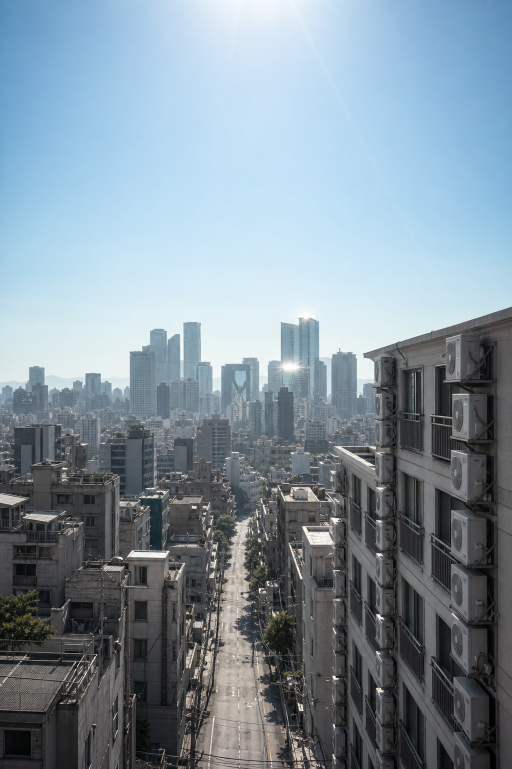
#> input picture examples/sample/assets/bg/card-02.png, 1023 x 1537 px (shown at 1/2 size)
$ python palette_extract.py ../../examples/sample/assets/bg/card-02.png
#> lines starting #> are read from the running program, lines starting #| are printed output that depends on the picture
#!/usr/bin/env python3
"""palette_extract.py — BI 이미지(로고/브랜드 가이드 스크린샷/제품 사진)에서 지배 색상 추출.

용도: card-shorts 커스텀 티어 생성(경로A, BI 인제스트)의 첫 단계.
      references/custom-tier-guide.md 경로A 절차에서 호출됨.

사용:
    python3 palette_extract.py <이미지1> [이미지2...]

출력(stdout, JSON):
{
  "dominant": ["#RRGGBB", ...]     최대 8개, 여러 이미지에 걸친 점유율 평균 내림차순
  "per_image": {
    "<파일경로>": {
      "colors": [{"hex": "#RRGGBB", "share": 0.xx}, ...]   해당 이미지 내 점유율순(최대 8)
      "extremes": [{"hex": "#RRGGBB", "type": "near_white"|"near_black", "share": 0.xx}, ...]
    }, ...
  }
}

극단 무채색(순백 근방 RGB 전 채널 >=245, 순흑 근방 전 채널 <=10)은 dominant/colors에도 포함하되
extremes에 별도 표기한다 — surface bg/hairline 후보로 그대로 오인되는 것을 막기 위함(§custom-tier-guide 경로A).

의존성: Pillow만 사용(venv에 Pillow 12 설치됨). quantize(MEDIANCUT)로 대표색 추출 후 픽셀 카운트로 점유율 산출.
"""
import json
import sys
from pathlib import Path

from PIL import Image

RESIZE_MAX = 300          # 리사이즈 후 최장변(px) — 속도용, 색 분포엔 영향 미미
QUANTIZE_COLORS = 32      # 1차 양자화 팔레트 크기(대표색 후보 폭)
TOP_N = 8                 # 이미지당/전체 상위 몇 개 색을 남길지
WHITE_THRESHOLD = 245     # 이 값 이상(RGB 전 채널)이면 near_white
BLACK_THRESHOLD = 10      # 이 값 이하(RGB 전 채널)이면 near_black


def classify_extreme(r, g, b):
    if r >= WHITE_THRESHOLD and g >= WHITE_THRESHOLD and b >= WHITE_THRESHOLD:
        return "near_white"
    if r <= BLACK_THRESHOLD and g <= BLACK_THRESHOLD and b <= BLACK_THRESHOLD:
        return "near_black"
    return None


def extract_colors(path):
    img = Image.open(path).convert("RGB")
#> img is the input picture: PIL image 1023x1537 RGB; mean R, G, B 128.1, 144, 155.2
    img.thumbnail((RESIZE_MAX, RESIZE_MAX))
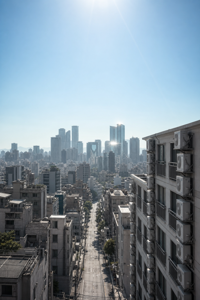
#> img: PIL image 200x300 RGB; mean R, G, B 128.3, 144.2, 155.4
    total_px = img.width * img.height
#> total_px = 60000
    if total_px == 0:
        return []

    quant = img.quantize(colors=QUANTIZE_COLORS, method=Image.MEDIANCUT)
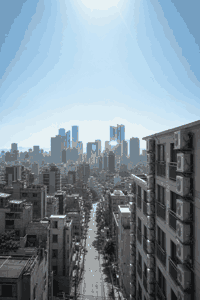
#> quant: PIL image 200x300 P; mean R, G, B 128, 144.1, 155.3
    palette = quant.getpalette()
#> palette = 96 values, max 246 at index 14, min 18 at index 93, mean 141.4
    counts = quant.getcolors(maxcolors=QUANTIZE_COLORS) or []
#> counts = 32 pairs, first value 934 to 2361, second value 0 to 31
    counts.sort(key=lambda c: -c[0])

    results = []
    for count, idx in counts[:TOP_N]:
        r, g, b = palette[idx * 3], palette[idx * 3 + 1], palette[idx * 3 + 2]
        results.append({
            "hex": "#{:02X}{:02X}{:02X}".format(r, g, b),
            "share": round(count / total_px, 4),
            "_extreme": classify_extreme(r, g, b),
        })
#> this loop made 8 passes
#> (count, idx, r, g, b) on passes 1 to 8: (2361, 7, 185, 220, 242), (2247, 20, 97, 96, 96), (2244, 14, 129, 177, 214), (2244, 18, 114, 114, 115), (2217, 1, 217, 236, 245), (2192, 3, 203, 229, 244), (2169, 24, 72, 72, 73), (2164, 9, 174, 211, 237)
#> after the loop, results = 8 items
    return results


def main():
    if len(sys.argv) < 2:
        print("사용: palette_extract.py <이미지1> [이미지2...]", file=sys.stderr)
        sys.exit(1)

    per_image = {}
    agg_share = {}   # hex -> 누적 share (이미지 수로 나눠 평균)
    n_images = 0

    for arg in sys.argv[1:]:
        path = Path(arg)
        if not path.exists():
            print(f"✗ 파일 없음: {arg}", file=sys.stderr)
            sys.exit(1)
        try:
            colors = extract_colors(path)
#> colors = 8 items
        except Exception as e:
            print(f"✗ 처리 실패 ({arg}): {e}", file=sys.stderr)
            sys.exit(1)

        n_images += 1
        extremes = [
            {"hex": c["hex"], "type": c["_extreme"], "share": c["share"]}
            for c in colors if c["_extreme"]
        ]
#> extremes = []
        per_image[str(path)] = {
            "colors": [{"hex": c["hex"], "share": c["share"]} for c in colors],
            "extremes": extremes,
        }
        for c in colors:
            agg_share[c["hex"]] = agg_share.get(c["hex"], 0.0) + c["share"]
#> this loop made 8 passes
#> after the loop, agg_share = {'#B9DCF2': 0.0394, '#616060': 0.0374, '#81B1D6': 0.0374, '#727273': 0.0374, '#D9ECF5': 0.0369, '#CBE5F4': 0.0365, '#484849': 0.0362, '#AED3ED': 0.0361}

    dominant_sorted = sorted(
        ((h, s / n_images) for h, s in agg_share.items()),
        key=lambda kv: -kv[1],
    )
#> dominant_sorted = [('#B9DCF2', 0.0394), ('#616060', 0.0374), ('#81B1D6', 0.0374), ('#727273', 0.0374), ('#D9ECF5', 0.0369), ('#CBE5F4', 0.0365), ('#484849', 0.0362), ('#AED3ED', 0.0361)]
    dominant = [h for h, _ in dominant_sorted[:TOP_N]]
#> dominant = ['#B9DCF2', '#616060', '#81B1D6', '#727273', '#D9ECF5', '#CBE5F4', '#484849', '#AED3ED']

    print(json.dumps({"dominant": dominant, "per_image": per_image}, ensure_ascii=False, indent=2))
#> (printed output is left out)


if __name__ == "__main__":
    main()

$ run again, on examples/sample/assets/bg/card-05.png
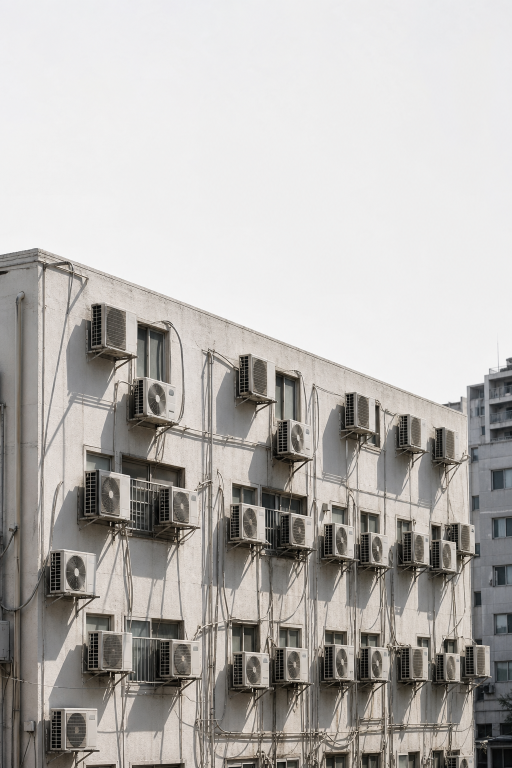
#> input picture examples/sample/assets/bg/card-05.png, 1024 x 1536 px (shown at 1/2 size)
#> in extract_colors, img is the input picture: PIL image 1024x1536 RGB; mean R, G, B 181.4, 178.4, 175.4
#> in extract_colors, `img.thumbnail((RESIZE_MAX, RESIZE_MAX))`:
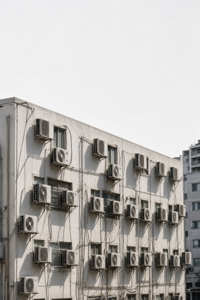
#> img: PIL image 200x300 RGB; mean R, G, B 181.6, 178.6, 175.5
#> palette = 96 values, max 242 at index 0, min 29 at index 95, mean 178.2
#> counts = 32 pairs, first value 87 to 3603, second value 0 to 31
#> the loop in extract_colors, `for count, idx in counts[:TOP_N]:` made 8 passes
#> (count, idx, r, g, b) on passes 1 to 8: (3603, 15, 213, 206, 199), (3284, 1, 240, 240, 240), (3226, 3, 239, 239, 239), (3059, 13, 236, 236, 237), (2769, 6, 238, 238, 238), (2724, 0, 242, 242, 242), (2369, 10, 237, 237, 238), (2312, 5, 239, 238, 238)
#> after the loop in extract_colors, `for count, idx in counts[:TOP_N]:`: results = 8 items
#> extremes = []
#> the loop in main, `for c in colors:` made 8 passes
#> after the loop in main, `for c in colors:`: agg_share = {'#D5CEC7': 0.06, '#F0F0F0': 0.0547, '#EFEFEF': 0.0538, '#ECECED': 0.051, '#EEEEEE': 0.0461, '#F2F2F2': 0.0454, '#EDEDEE': 0.0395, '#EFEEEE': 0.0385}
#> dominant_sorted = [('#D5CEC7', 0.06), ('#F0F0F0', 0.0547), ('#EFEFEF', 0.0538), ('#ECECED', 0.051), ('#EEEEEE', 0.0461), ('#F2F2F2', 0.0454), ('#EDEDEE', 0.0395), ('#EFEEEE', 0.0385)]
#> dominant = ['#D5CEC7', '#F0F0F0', '#EFEFEF', '#ECECED', '#EEEEEE', '#F2F2F2', '#EDEDEE', '#EFEEEE']
#> (printed output is left out)
